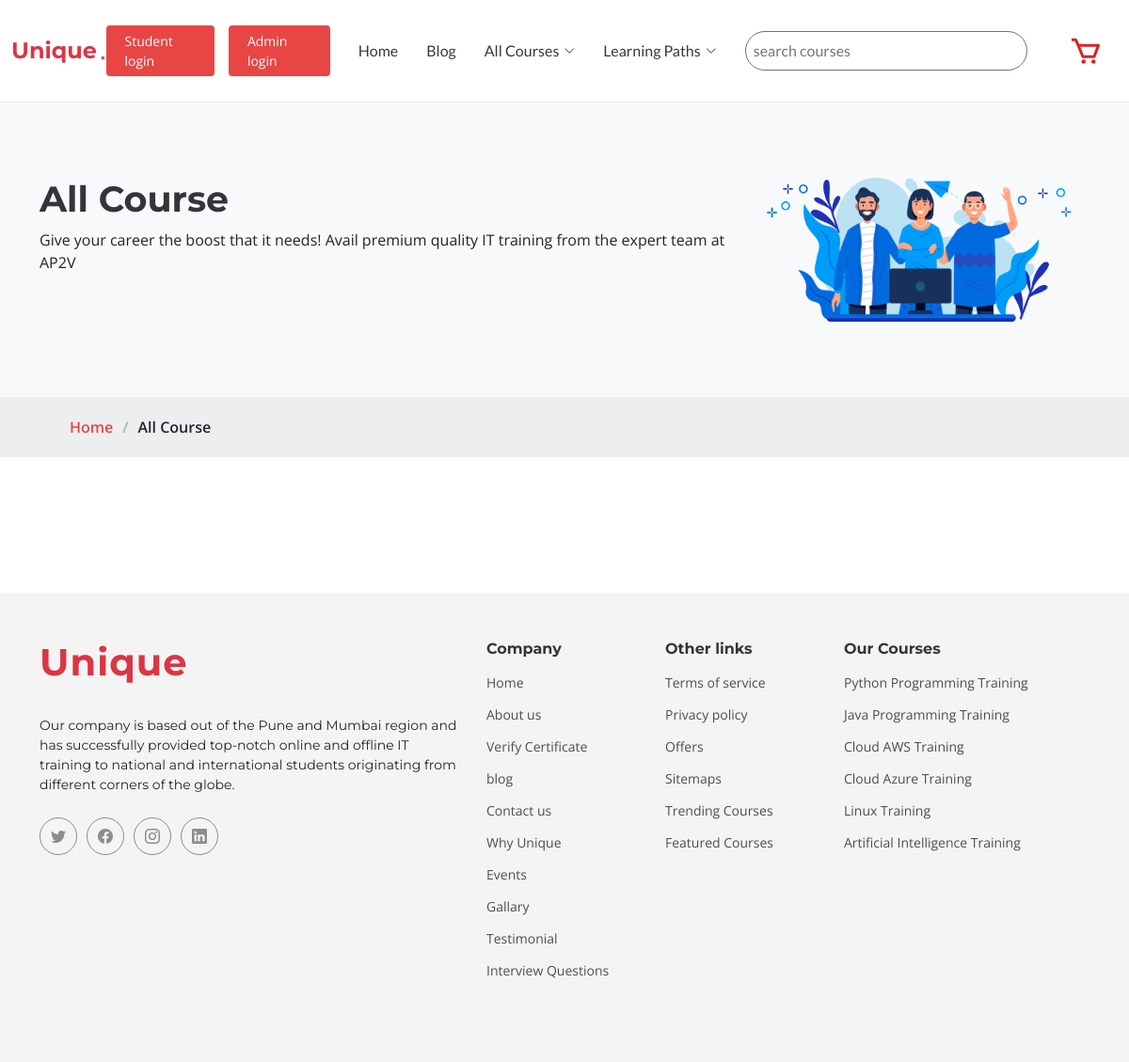
/allnew, run on an earlier commit of the app's database.
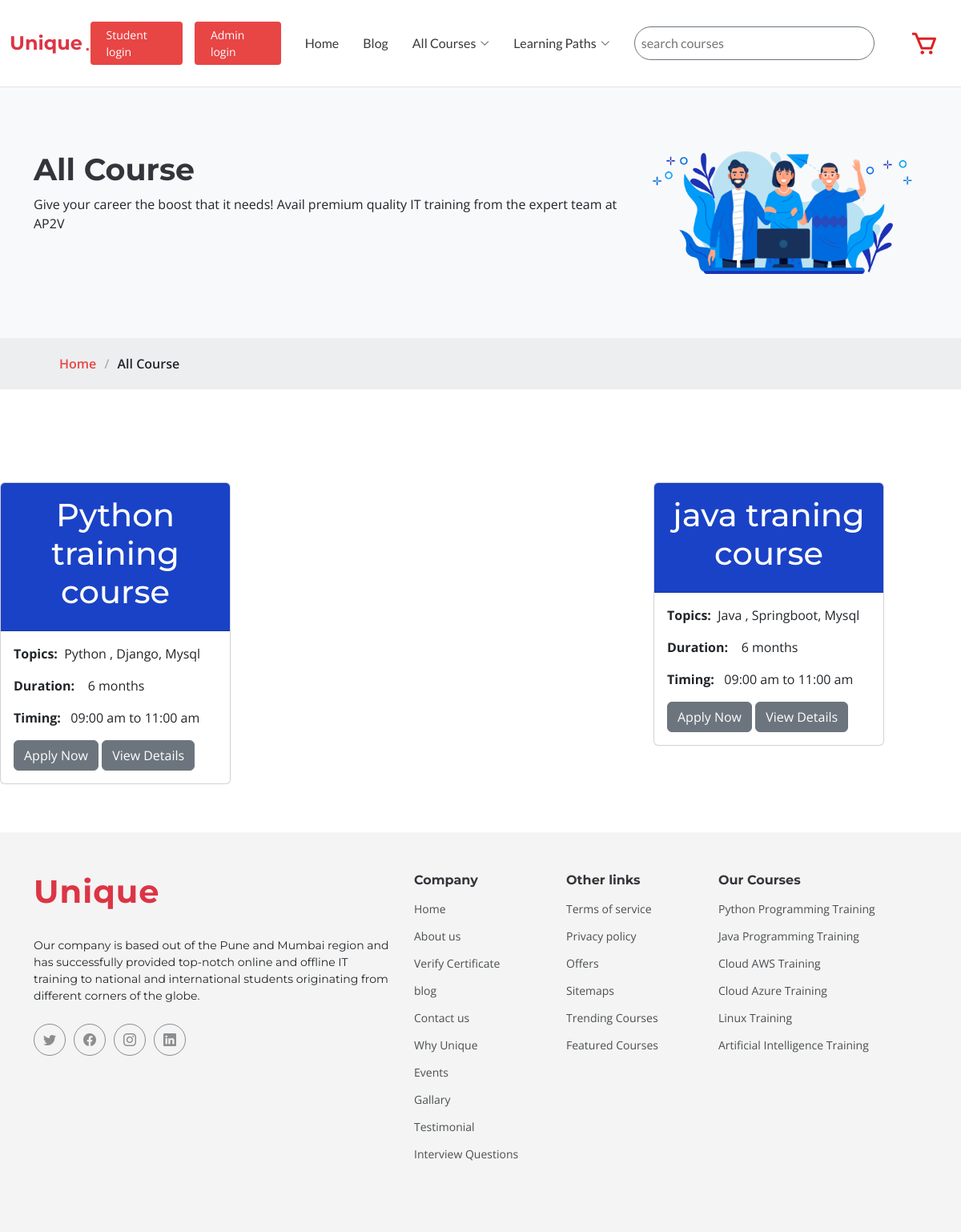
And on a later commit of the database.
### adminpanel/models.py (models this page shows)
class course(models.Model):
    title=models.CharField(max_length=50)
    description=models.TextField()
    duration=models.CharField(max_length=50)
    timing= models.CharField(max_length=50)
    course=models.CharField(max_length=50)
    def __str__(self):
        return self.title

### first_app/views.py (the view)
# urls.py: path('allnew',views.allnew,name="allnew"),
def allnew(request):
    new=course.objects.all()
    print(new)
    dict={"new":new}
    return render(request, "allnew.html",dict)

### first_app/templates/allnew.html
{% extends "base.html" %}
{% load static %}
{% block 'body' %}
  <main id="main">
    <div data-aos="fade" class="page-title bg-light text-dark">
      <div class="heading">
        <div class="container ">
          <div class="row d-flex   ">
            <div class="col-lg-8">
              <h1 class="">All Course</h1>
              <p class="mb-0">Give your career the boost that it needs! Avail premium quality IT training from the expert team at AP2V </p>
		     </div>
			<div class="col-lg-4">
			  <img src="{% static 'assets/img/about.png' %}" class="w-100 h-100" alt="python">
			</div>
          </div>
        </div>
      </div>
      <nav class="breadcrumbs">
        <div class="container">
          <ol>
            <li><a href="index.html">Home</a></li>
            <li class="current">All Course</li>
          </ol>
        </div>
      </nav>
    </div>
    <section id="portfolio-details" class="portfolio-details">
        <div class="row justify-content-between gy-4 mt-4">
           {% for i in new %}
            <div class="col-4 pt-2">
                <div class="card programming " style="width: 18rem;">
                   <div class="card-header p-1 py-3" style="background-color:#1A42C6 ;">
                      <h1 class="text-white text-center">{{i.title}}</h1>
                   </div>
                   <div class="card-body">
                      <p class="card-text"><span class="fw-bold">Topics:</span>&nbsp;&nbsp;{{i.course}}</p>
                      <p><span class="fw-bold">Duration:</span> &nbsp;&nbsp; {{i.duration}}</p>
                      <p><span class="fw-bold">Timing:</span></bold>&nbsp;&nbsp; {{i.timing}}</p>
                      <a href="index.html" class="btn btn-secondary text-center">Apply Now</a>
                      <a href="portfolio-details.html" class="btn btn-secondary text-center">View Details</a>
                   </div>
                </div>
              </div>
             {% endfor %}
        </div>
    </section>
  </main>
  {% endblock 'body' %}

### first_app/templates/base.html (shortened to what this page needs)
{% load static %}
<!DOCTYPE html>
<html lang="en">
<head>
  <link href='https://unpkg.com/boxicons@2.1.4/css/boxicons.min.css' rel='stylesheet'>
  <link href="https://cdn.jsdelivr.net/npm/bootstrap@5.3.2/dist/css/bootstrap.min.css" rel="stylesheet"  >
  <link href="{% static 'assets/vendor/bootstrap/css/bootstrap.min.css' %}" rel="stylesheet">
  <link href="{% static 'assets/vendor/bootstrap-icons/bootstrap-icons.css' %}" rel="stylesheet">
  <link href="{% static 'assets/vendor/glightbox/css/glightbox.min.css' %}" rel="stylesheet">
  <link href="{% static 'assets/vendor/swiper/swiper-bundle.min.css' %}" rel="stylesheet">
  <link href="{% static 'assets/vendor/aos/aos.css' %}" rel="stylesheet">
  <link href="{% static 'assets/css/main.css' %}" rel="stylesheet">
</head>
<body class="blog-details-page" data-bs-spy="scroll" data-bs-target="#navmenu">
  <header id="header" class="header sticky-top d-flex align-items-center">
    <div class="container-fluid d-flex align-items-center justify-content-between">
      <a href="{% url 'index' %}" class="logo d-flex align-items-center me-auto me-xl-0">
        <h1 class="fw-bold text-danger">Unique</h1>
        <span>.</span>
      </a>
      <nav id="navmenu" class="navmenu">
        <ul>
          <li><a href="{% url 'index' %}#hero">Home</a></li>
          <li><a href="{% url 'blog' %}">Blog</a></li>
          <li class="dropdown has-dropdown"><a href="{% url 'allnew'  %}"><span>All Courses</span> <i class="bi bi-chevron-down"></i></a>
             </li>
            </ul>
		  <li class="dropdown has-dropdown"><a href="{% url 'Path' %}"><span>Learning Paths</span> <i class="bi bi-chevron-down"></i></a>
          </li>
        <li><a href="{% url 'search' %}"> <input type="text" placeholder="search courses" class="rounded-pill p-2 border border-secondary" style="width:300px;">  </a></li>&nbsp;&nbsp;
		<li> <a type="button" class="btn  " href="{% url 'login' %}"> </a>
      </nav>
      <a class="btn-getstarted" href="{% url 'login' %}">Student login</a>
      <a class="btn-getstarted" href="{% url 'adminlogin' %}">Admin login</a>
    </div>
  </header>
{% block  'body' %}
{% endblock 'body' %}
  <footer id="footer" class="footer">
    <div class="container footer-top">
      <div class="row gy-4">
        <div class="col-lg-5 col-md-12 footer-about">
          <a href="index.html" class="logo d-flex align-items-center">
            <span><h1 class="fw-bold text-danger">Unique</h1></span>
          </a>
          <p>Our company is based out of the Pune and Mumbai region and has successfully provided top-notch online and offline IT training to national and international students originating from different corners of the globe.</p>
          <div class="social-links d-flex mt-4">
            <a href=""><i class="bi bi-twitter"></i></a>
            <a href=""><i class="bi bi-facebook"></i></a>
            <a href=""><i class="bi bi-instagram"></i></a>
            <a href=""><i class="bi bi-linkedin"></i></a>
          </div>
        </div>
        <div class="col-lg-2 col-6 footer-links">
          <h4>Company</h4>
          <ul>
            <li><a href="{% url 'index' %}">Home</a></li>
            <li><a href="{% url 'about' %}">About us</a></li>
            <li><a href="{% url 'cert' %}">Verify Certificate</a></li>
            <li><a href="{% url 'blog' %}">blog</a></li>
            <li><a href="{% url 'contact' %}">Contact us</a></li>
			<li><a href="{% url 'wu' %}">Why Unique</a></li>
			<li><a href="{% url 'events' %}">Events</a></li>
			<li><a href="{% url 'gallary' %}">Gallary</a></li>
			<li><a href="{% url 'testimonial' %}">Testimonial</a></li>
			<li><a href="{% url 'interview' %} ">Interview Questions</a></li>
          </ul>
        </div>
        <div class="col-lg-2 col-6 footer-links">
          <h4>Other links</h4>
          <ul>
		    <li><a href="{% url 'terms' %}">Terms of service</a></li>
            <li><a href="{% url 'privacy' %}">Privacy policy</a></li>
             <li><a href="{% url 'offers' %}">Offers</a></li>
            <li><a href="{% url 'sitemap' %}">Sitemaps</a></li>
             <li><a href="{% url 'All' %}">Trending Courses</a></li>
		      <li><a href="{% url 'Path' %}">Featured Courses</a></li>
		</ul>
        </div>
        <div class="col-lg-3 col-md-12 footer-links">
          <h4>Our Courses</h4>
          <ul class=" footer-list">
		   <li><a href="{% url 'portfolio' %}">Python Programming Training</a></li>
            <li><a href="{% url 'portfolio' %}">Java Programming Training</a></li>
			<li><a href="{% url 'portfolio' %}">Cloud AWS Training</a></li>
			<li><a href="{% url 'portfolio' %}">Cloud Azure Training</a></li>
			<li><a href="{% url 'portfolio' %}">Linux  Training</a></li>
			<li><a href="{% url 'portfolio' %}">Artificial Intelligence Training</a></li>
        </div>
      </div>
    </div>
  </footer>
</body>
</html>

What changed in the data, as far as the page shows it:
added course: title "Python training course", course "Python , Django, Mysql", duration "6 months", timing "09:00 am to 11:00 am"
added course: title "java traning course", course "Java , Springboot, Mysql", duration "6 months", timing "09:00 am to 11:00 am"
